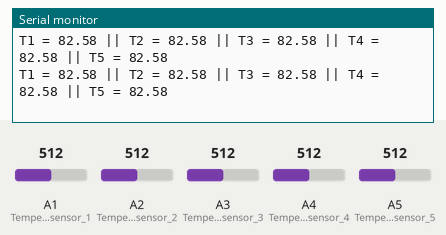
Recording of a sketch running on a simulated Arduino Uno, built with avr-gcc and run on an emulated ATmega328P. Shown: the last lines printed to the serial monitor. The test bench sets the inputs (shaded band); at power-on: A1 (Temperature_sensor_1) = 512, A2 (Temperature_sensor_2) = 512, A3 (Temperature_sensor_3) = 512, A4 (Temperature_sensor_4) = 512, A5 (Temperature_sensor_5) = 512.

Above: at 1.2 s.
1.3 s: A1 (Temperature_sensor_1) set to 610
At 1.36 s:
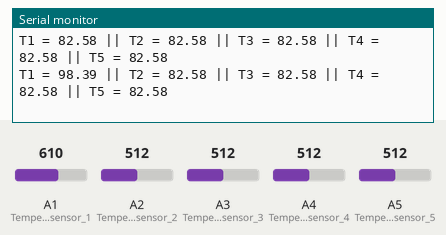
4.3 s: A1 (Temperature_sensor_1) set to 628
At 4.37 s:
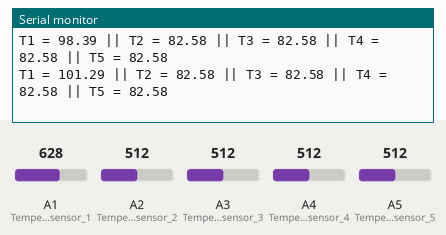
5.8 s: A2 (Temperature_sensor_2) set to 67
At 5.84 s:
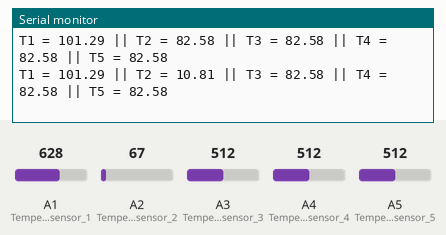
8.8 s: A2 (Temperature_sensor_2) set to 55
At 8.88 s:
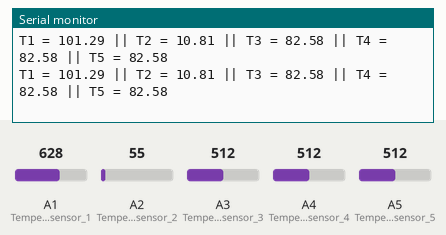
11.8 s: A3 (Temperature_sensor_3) set to 68
At 11.9 s:
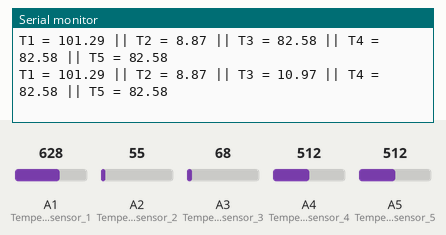
13.3 s: A3 (Temperature_sensor_3) set to 56
At 13.35 s:
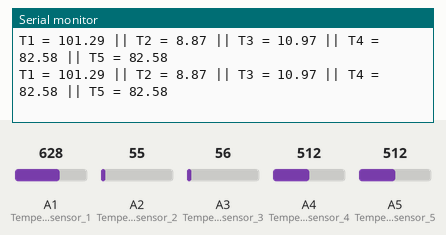
Timing chart, 0 to 16.3 s (numbered marks = the images above; inputs shaded):
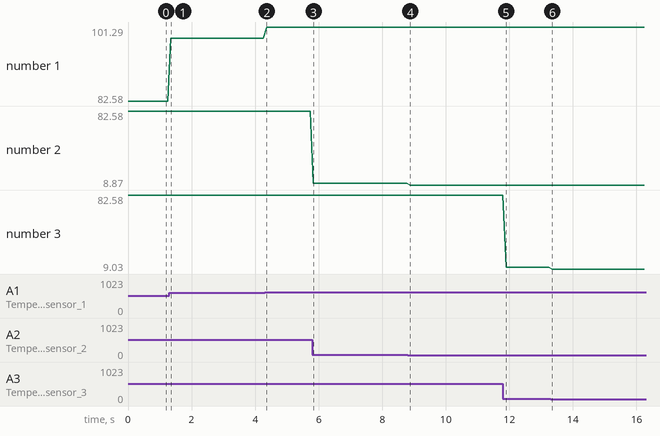

The sketch:

TempSensorReadings.ino
```cpp
void setup() {

  Serial.begin(9600);

  pinMode(A1, INPUT); //Temperature sensor 1
  pinMode(A2, INPUT); //Temperature sensor 2
  pinMode(A3, INPUT); //Temperature sensor 3
  pinMode(A4, INPUT); //Temperature sensor 4
  pinMode(A5, INPUT); //Temperature sensor 5

}


void loop() {
  float TempSensor1 = analogRead(A1);
  TempSensor1=TempSensor1/1023*3.3*1000; // get in mV
  TempSensor1=TempSensor1/20; //get the results in C --> 20mv / degC

  float TempSensor2 = analogRead(A2);
  TempSensor2=TempSensor2/1023*3.3*1000; // get in mV
  TempSensor2=TempSensor2/20; //get the results in C --> 20mv / degC

  float TempSensor3 = analogRead(A3);
  TempSensor3=TempSensor3/1023*3.3*1000; // get in mV
  TempSensor3=TempSensor3/20; //get the results in C --> 20mv / degC

  float TempSensor4 = analogRead(A4);
  TempSensor4=TempSensor4/1023*3.3*1000; // get in mV
  TempSensor4=TempSensor4/20; //get the results in C --> 20mv / degC

  float TempSensor5 = analogRead(A5);
  TempSensor5=TempSensor5/1023*3.3*1000; // get in mV
  TempSensor5=TempSensor5/20; //get the results in C --> 20mv / degC

  Serial.print("T1 = ");
  Serial.print(TempSensor1);
  Serial.print(" || ");
  Serial.print("T2 = ");
  Serial.print(TempSensor2);
  Serial.print(" || ");
  Serial.print("T3 = ");
  Serial.print(TempSensor3);
  Serial.print(" || ");
  Serial.print("T4 = ");
  Serial.print(TempSensor4);
  Serial.print(" || ");
  Serial.print("T5 = ");
  Serial.println(TempSensor5);

  delay(100);

}
```

Measured:
- after the input at 1.3 s, the serial monitor: prints a new line after 0.05 s (image 1)
- after the input at 4.3 s, the serial monitor: prints a new line after 0.07 s (image 2)
- after the input at 5.8 s, the serial monitor: prints a new line at once (image 3)
- after the input at 11.8 s, the serial monitor: prints a new line after 0.10 s (image 5)
- plotted number 1: 82.58 → 98.39 after the input at 1.3 s, 98.39 → 101.29 after the input at 4.3 s
- plotted number 2: 82.58 → 10.81 after the input at 5.8 s, 10.81 → 8.87 after the input at 8.8 s
- plotted number 3: 82.58 → 10.97 after the input at 11.8 s, 10.97 → 9.03 after the input at 13.3 s
